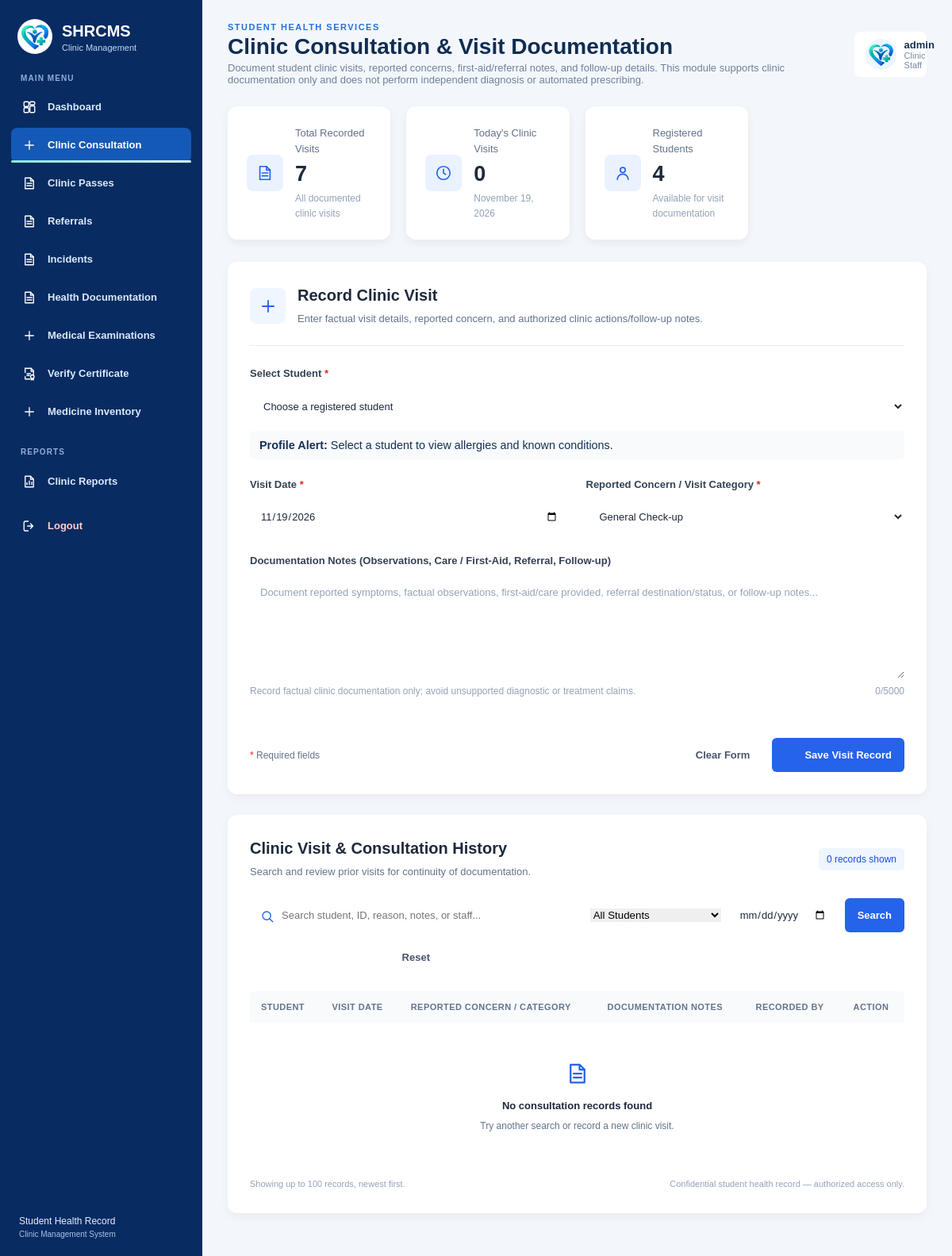
The page /php/Staff_Dashboard/clinic_consultation.php (signed in) on the database as committed earlier.
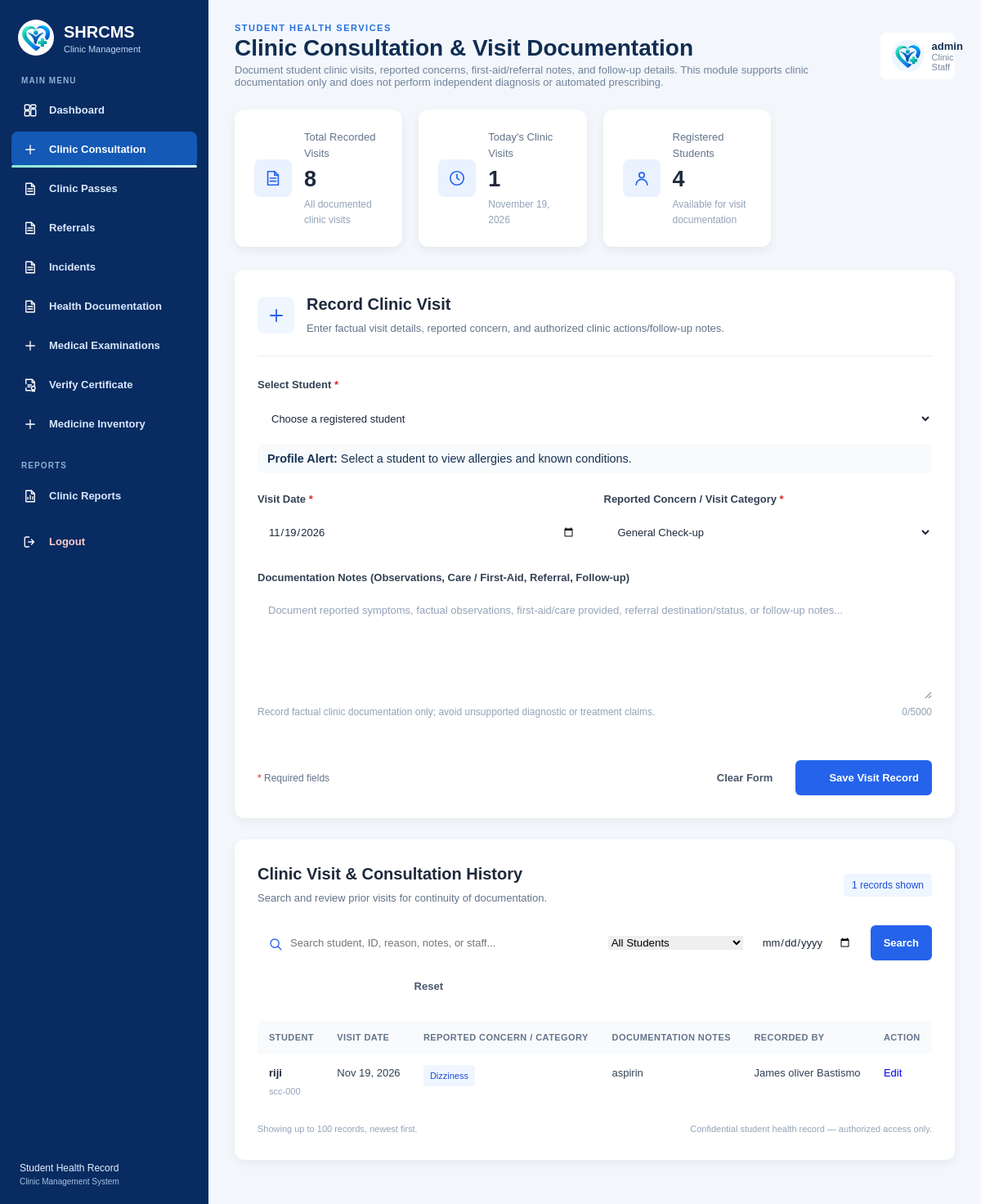
The same page on the database as committed later.
### tables this page shows
CREATE TABLE `consultations` (
  `id` int NOT NULL,
  `student_id` varchar(50) NOT NULL,
  `consultation_date` date NOT NULL,
  `reason` varchar(100) NOT NULL,
  `remarks` text,
  `staff_name` varchar(100) DEFAULT NULL,
  `created_at` timestamp NOT NULL DEFAULT CURRENT_TIMESTAMP
);

CREATE TABLE `students` (
  `id` int NOT NULL,
  `student_id_no` varchar(50) NOT NULL,
  `fullname` varchar(100) NOT NULL,
  `age` int DEFAULT NULL,
  `gender` varchar(20) DEFAULT NULL,
  `course_year` varchar(50) DEFAULT NULL,
  `contact` varchar(20) DEFAULT NULL,
  `allergies` text,
  `known_conditions` text,
  `created_at` timestamp NOT NULL DEFAULT CURRENT_TIMESTAMP,
  `user_id` int DEFAULT NULL,
  `email` varchar(100) DEFAULT NULL,
  `id_document` varchar(255) DEFAULT NULL,
  `password` varchar(255) DEFAULT NULL,
  `medical_history` text,
  `current_medications` text,
  `immunization_information` text,
  `emergency_contact_name` varchar(100) DEFAULT NULL,
  `emergency_contact_relationship` varchar(50) DEFAULT NULL,
  `emergency_contact_number` varchar(20) DEFAULT NULL,
  `birthdate` date DEFAULT NULL
);

### php/Staff_Dashboard/clinic_consultation.php (the view, shortened to what the changed rows need)
<?php
require_once __DIR__ . '/../db.php';
$conn->set_charset('utf8mb4');
function e($value)
{
    return htmlspecialchars((string)($value ?? ''), ENT_QUOTES, 'UTF-8');
}
$error_msg = '';
$edit_id = 0;
$students = [];
try {
    $colsRes = $conn->query("SHOW COLUMNS FROM students");
    $studentCols = [];
    if ($colsRes) {
        while ($colRow = $colsRes->fetch_assoc()) {
            $studentCols[] = $colRow['Field'];
        }
    }
    $selectFields = ['id', 'student_id_no', 'fullname', 'course_year'];
    foreach (['allergies', 'known_conditions', 'medical_history'] as $optCol) {
        if (in_array($optCol, $studentCols, true)) {
            $selectFields[] = $optCol;
        }
    }
    $studentQuery = $conn->query(
        "SELECT " . implode(', ', $selectFields) . "
         FROM students
         ORDER BY fullname ASC"
    );
    while ($row = $studentQuery->fetch_assoc()) {
        $students[] = $row;
    }
} catch (Throwable $ex) {
    error_log('Student list error: ' . $ex->getMessage());
    $error_msg = $error_msg ?: 'Unable to load the student list.';
}
$conditions = [];
$where = $conditions ? 'WHERE ' . implode(' AND ', $conditions) : '';
$totalConsultations = 0;
$todayConsultations = 0;
$studentCount = count($students);
try {
    $result = $conn->query("SELECT COUNT(*) AS total FROM consultations");
    $totalConsultations = (int)$result->fetch_assoc()['total'];
    $today = date('Y-m-d');
    $stat = $conn->prepare(
        "SELECT COUNT(*) AS total
         FROM consultations
         WHERE consultation_date = ?"
    );
    $stat->bind_param('s', $today);
    $stat->execute();
    $todayConsultations = (int)$stat->get_result()->fetch_assoc()['total'];
} catch (Throwable $ex) {
    error_log('Consultation statistics error: ' . $ex->getMessage());
}
$consultations = [];
try {
    $sql = "SELECT c.id, c.student_id, c.consultation_date,
                   c.reason, c.remarks, c.staff_name,
                   s.student_id_no, s.fullname
            FROM consultations c
            INNER JOIN students s ON s.id = c.student_id
            $where
            ORDER BY c.consultation_date DESC, c.id DESC
            LIMIT 100";
    $stmt = $conn->prepare($sql);
    $stmt->execute();
    $records = $stmt->get_result();
    while ($row = $records->fetch_assoc()) {
        $consultations[] = $row;
    }
} catch (Throwable $ex) {
    error_log('Consultation list error: ' . $ex->getMessage());
    $error_msg = $error_msg ?: 'Unable to load consultation records.';
}
?>
<!DOCTYPE html>
<html lang="en">
<head>
    <link rel="stylesheet" href="../../css/Shared/style.css?v=20261114-icons">
    <link rel="stylesheet" href="../../css/Staff/staff-dashboard.css?v=20261115-staff-admin-alignment">
    <link rel="stylesheet" href="../../css/Staff/consultation.css?v=20261114-icons">
</head>
<body class="staff-dashboard-body">
    <aside class="staff-sidebar">
        <a href="staff_dashboard.php" class="staff-brand">
            <div>
                <h2>SHRCMS</h2>
            </div>
        </a>
    </aside>
    <main class="staff-main">
        <header class="staff-header">
            <div>
                <h1>Clinic Consultation &amp; Visit Documentation</h1>
            </div>
        </header>
        <section class="consultation-stats">
            <article class="consultation-stat">
                <div>
                    <p>Total Recorded Visits</p>
                    <h2><?= number_format($totalConsultations) ?></h2>
                    <small>All documented clinic visits</small>
                </div>
            </article>
            <article class="consultation-stat">
                <div>
                    <p>Today's Clinic Visits</p>
                    <h2><?= number_format($todayConsultations) ?></h2>
                    <small><?= e(date('F j, Y')) ?></small>
                </div>
            </article>
            <article class="consultation-stat">
                <div>
                    <h2><?= number_format($studentCount) ?></h2>
                </div>
            </article>
        </section>
        <section class="consultation-panel">
            <div class="consultation-panel-heading">
                <div>
                    <h2><?= $edit_id > 0 ? 'Update Clinic Visit Entry (Traceable)' : 'Record Clinic Visit' ?></h2>
                </div>
            </div>
        </section>
        <section class="consultation-panel history-panel">
            <div class="consultation-panel-heading history-heading">
                <div>
                    <h2>Clinic Visit &amp; Consultation History</h2>
                    <p>Search and review prior visits for continuity of documentation.</p>
                </div>
                <span class="record-count"><?= count($consultations) ?> records shown</span>
            </div>
            <div class="consultation-table-wrap">
                <table class="consultation-table">
                    <thead>
                        <tr>
                            <th>Student</th>
                            <th>Visit Date</th>
                            <th>Reported Concern / Category</th>
                            <th>Documentation Notes</th>
                            <th>Recorded By</th>
                            <th>Action</th>
                        </tr>
                    </thead>
                    <tbody>
                        <?php if (empty($consultations)): ?>
                            <tr>
                                <td colspan="6" class="consultation-empty">
                                    <span><img class="ui-icon" src="../../image/icon-document.svg" alt="" aria-hidden="true"></span>
                                    <strong>No consultation records found</strong>
                                    <p>Try another search or record a new clinic visit.</p>
                                </td>
                            </tr>
                        <?php else: ?>
                            <?php foreach ($consultations as $record): ?>
                                <tr>
                                    <td>
                                        <strong><?= e($record['fullname']) ?></strong>
                                        <small class="student-number">
                                            <?= e($record['student_id_no']) ?>
                                        </small>
                                    </td>
                                    <td><?= e(date('M j, Y', strtotime($record['consultation_date']))) ?></td>
                                    <td><span class="reason-tag"><?= e($record['reason']) ?></span></td>
                                    <td class="remarks-cell">
                                        <?= $record['remarks'] !== ''
                                            ? nl2br(e($record['remarks']))
                                            : '<span class="no-remarks">No documentation notes provided</span>' ?>
                                    </td>
                                    <td><?= e($record['staff_name']) ?></td>
                                    <td>
                                        <a href="clinic_consultation.php?edit=<?= (int)$record['id'] ?>">Edit</a>
                                    </td>
                                </tr>
                            <?php endforeach; ?>
                        <?php endif; ?>
                    </tbody>
                </table>
            </div>
        </section>
    </main>
</body>
</html>

Rows that differ between the two databases and show on the page:
added consultations: student.fullname "riji", student.student_id_no "scc-000", consultation_date "Nov 19, 2026", reason "Dizziness", remarks "aspirin", staff_name "James oliver Bastismo"
Other text that changed with them:
$totalConsultations: "7" → "8"
$todayConsultations: "0" → "1"
count($consultations): "0" → "1"
text no longer shown: "No consultation records found Try another search or record a new clinic visit."
